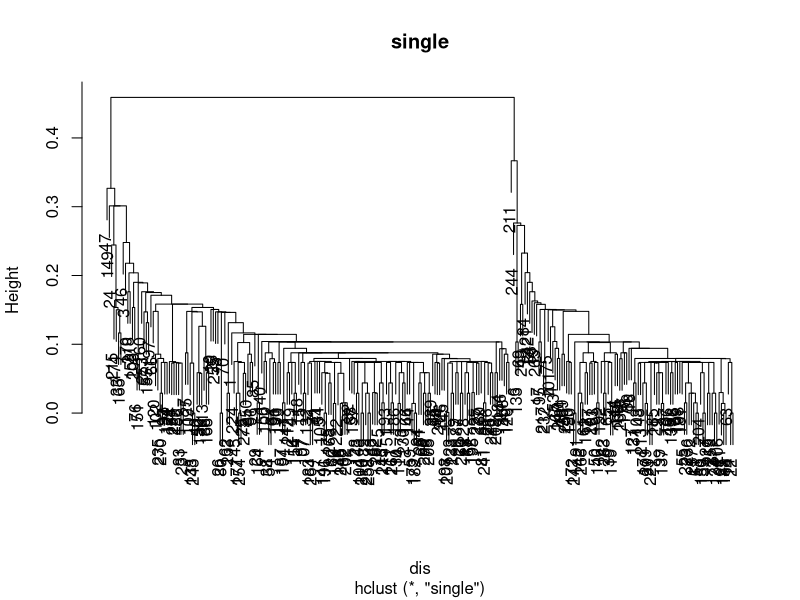
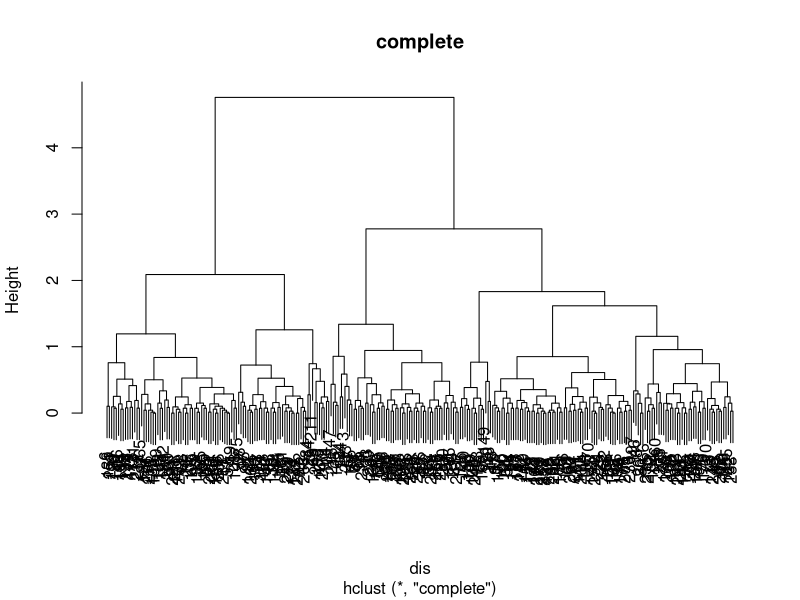
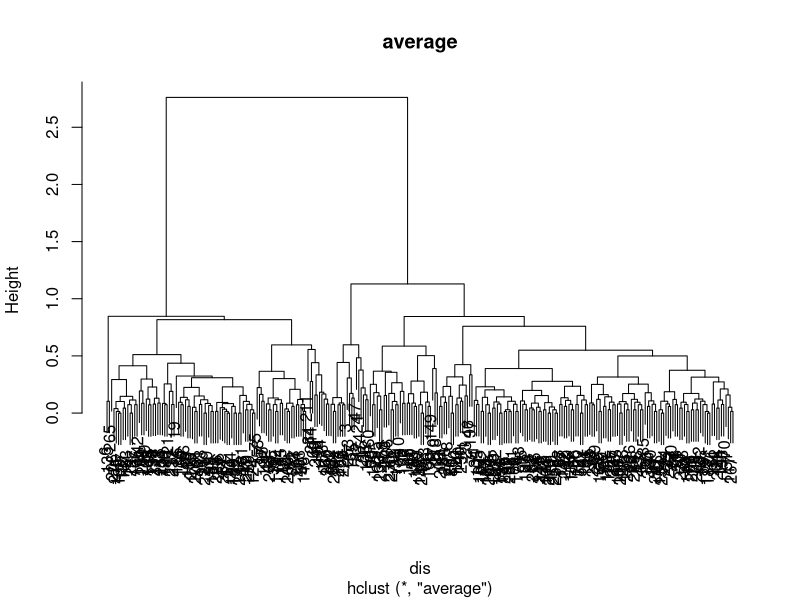
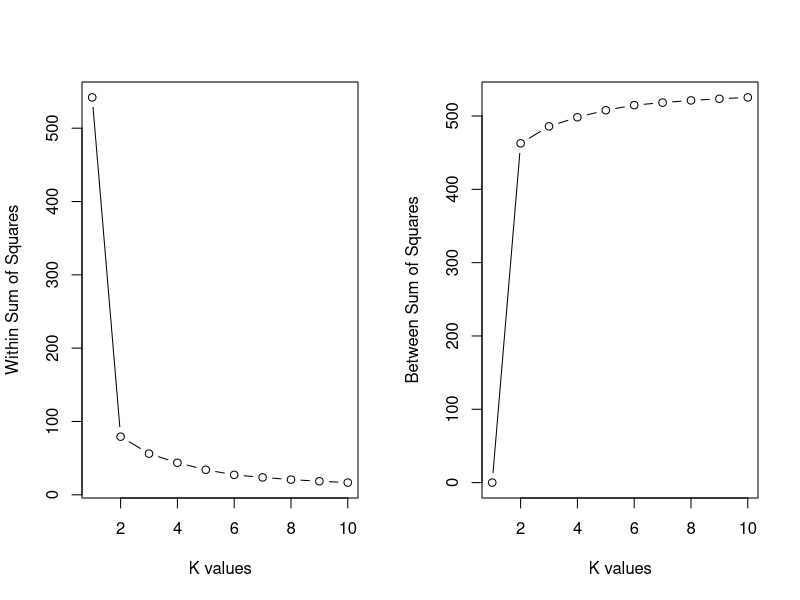
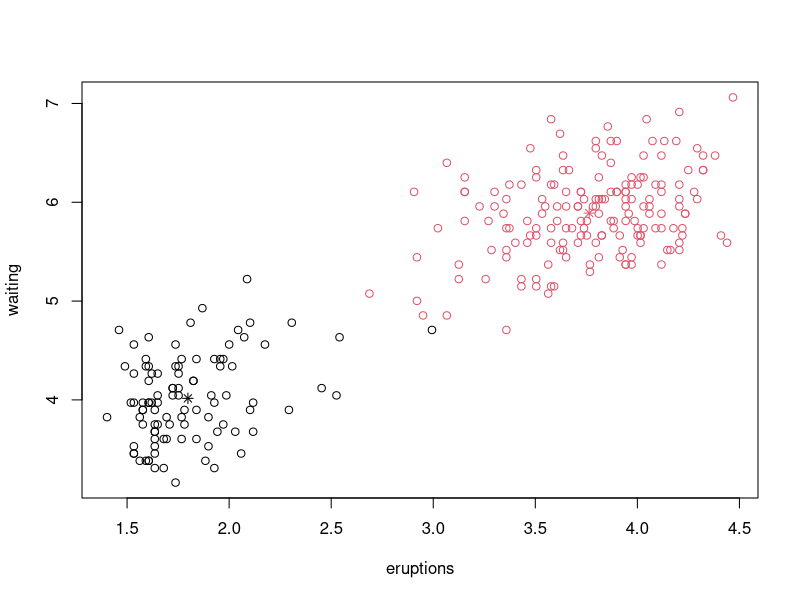

These charts were generated, in order, by the following R code:
## ---- chunk 1

library(e1071) # for ClassAgreement
library(mclust) # for adjustedRandIndex

## ---- chunk 2

data(faithful)
?faithful
head(faithful, 5)
summary(faithful)
faith = faithful

# Standardizing the faithful data.

std = apply(faith, 2, sd)
faith = sweep(faith, 2, std, '/') # dividing each obsservation of the faithful data with it column standdard deviation.

summary(faith)

## ---- chunk 3
 
dis = dist(faith, method = "euclidean")

method = c("single", "complete", "average")

for(m in method){
  
  cl = hclust(dis, method = m) # Using complete linkage to do lustering for the faithful data.
  plot(cl, main = m)
  
}

## ---- chunk 4

hcl_avg = hclust(dis, method = 'average')
hcl_avg

## ---- chunk 5

WGSS = rep(0,10) # setting a vector to record WSS for clustering solution corresponding to each k.
BSS = rep(0,10)  # setting a vector to record BSS for clustering solution corresponding to each k. 
for(k in 1:10){
  
  fit = kmeans(faith, centers = k, nstart = 30)
  WGSS[k] = fit$tot.withinss
  BSS[k] = fit$betweenss
  
}

par(mfrow = c(1,2))
plot(1:10, WGSS, type = "b", xlab = 'K values', ylab = "Within Sum of Squares")
plot(1:10, BSS, type = "b", xlab = 'K values', ylab = "Between Sum of Squares")
par(mfrow = c(1,1))
## ---- chunk 6
K = 2
cl = kmeans(faith, centers =K, nstart = 30)
table(cl$cluster)

## ---- chunk 7
plot(faith, col = adjustcolor(cl$cluster)) # plotting and colouring as per the cluster membership
points(cl$centers, col = 1:K, pch = 8) # plotting cluster centers for each gropus in the faithful data.

## ---- chunk 8

# cutting the dendogram using
hcl = cutree(hcl_avg, 2) # produces a hierarchiclal clustering solution with 2 clusters.
kcl = kmeans(faith, centers = 2, nstart = 30)
tab = table(hcl, kcl$cluster)
tab

classAgreement(tab)$crand
adjustedRandIndex(hcl, kcl$cluster)
